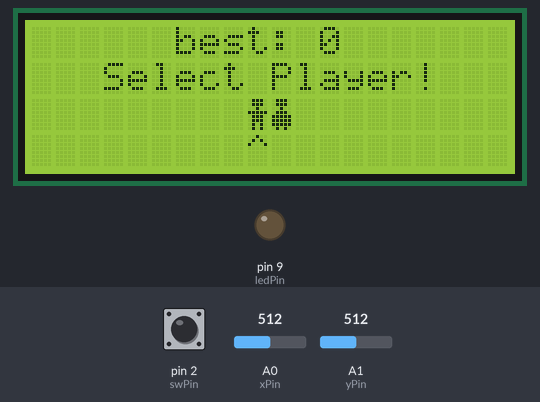
The sketch below on a simulated Arduino Uno, built with avr-gcc and run on an emulated ATmega328P. Parts: 20×4 character LCD, output pins drawn as LEDs (lit = HIGH). The inputs (shaded band) are chosen by the test bench; at power-on: pin 2 (swPin) HIGH, A1 (yPin) = 512, A0 (xPin) = 512. Random numbers use the default seed unless the sketch sets one.

Above: at 1.0 s.
1.1 s: pin 2 (swPin) pulled LOW for 0.15 s
At 2.6 s:
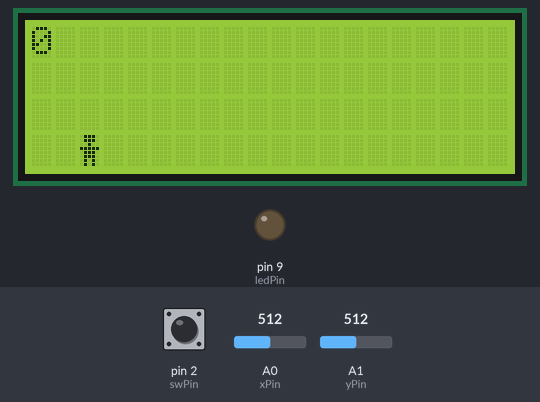
3.0 s: A1 (yPin) set to 932
At 4.3 s:
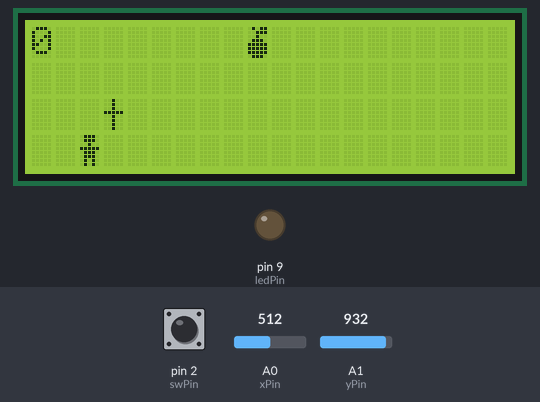
4.9 s: A1 (yPin) set to 963
At 5.02 s:
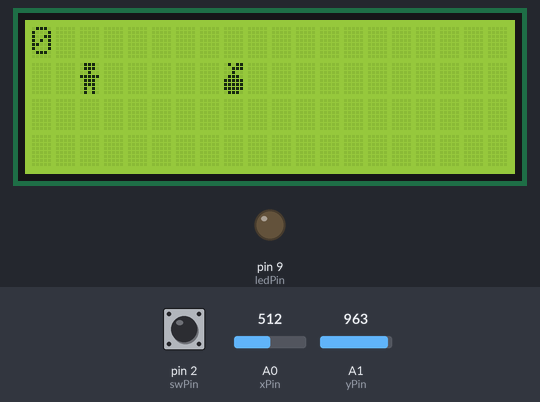
6.8 s: A0 (xPin) set to 892
9.8 s: A0 (xPin) set to 912
18.5 s: pin 2 (swPin) pulled LOW for 1 s
At 19.34 s:
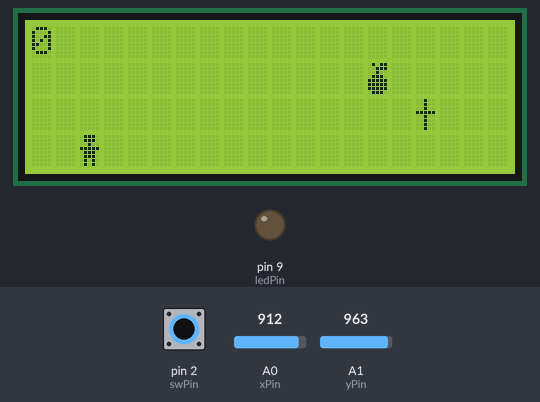
Timing chart, 0 to 21.5 s (numbered marks = the images above; inputs shaded):
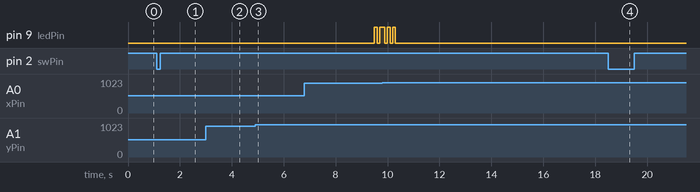

Measured:
- the behaviour switches between 950 and 951 on A1 (yPin) (found by bisection; images 2 and 3)
- after the input at 1.1 s, the display: first changes after 0.07 s (image 1 shows a later state)
- by itself, pin 9 (ledPin): alternates HIGH for 0.10 s and LOW for 0.10 s, 5 changes in all, then stays LOW
- what the display in image 2 shows lasts 0.7 s, from 3.8 s to 4.5 s

The sketch:

sketch_jul22a.ino
```cpp
#include <LiquidCrystal_I2C.h>
#include <EEPROM.h>

LiquidCrystal_I2C lcd(0x27, 20, 4);

#define MAX_SCREEN_X 19
#define MAX_SCREEN_Y 3
#define MIN_RENDER_COUNT 5
#define DEFAULT_RENDER_COUNT 20
#define CHARACTER_COUNT 2

void writeIntIntoEEPROM(int address, int number) {
  EEPROM.write(address, number >> 8);
  EEPROM.write(address + 1, number & 0xFF);
}

int readIntFromEEPROM(int address) {
  byte byte1 = EEPROM.read(address);
  byte byte2 = EEPROM.read(address + 1);

  return (byte1 << 8) + byte2;
}

int xPin = A0;      // Pin-Eingang für die horizontale Richtung vom Joystick
int yPin = A1;      // Pin-Eingang für die vertikale Richtung vom Joystick
int swPin = 2;      // Pin-Eingang vom Joystick, der prüft, ob gedrückt wi
int buttonPin = 3;  // Pin-Eingang für den Push-Button
int ledPin = 9;     // Pin-Ausgang für die LED

int jumpForce = 2;
int renderCount = DEFAULT_RENDER_COUNT;

int score = 0;

int selectedPlayer = 0;

int highScore = readIntFromEEPROM(0) < 0 ? 0 : readIntFromEEPROM(0);

byte manCharacters[CHARACTER_COUNT][8] = {
  { B01110, B01110, B00100, B11111, B01110, B01110, B01010, B01010 },
  { B01110,
    B01110,
    B00100,
    B01110,
    B11111,
    B11111,
    B11111,
    B01010 }
};

byte pointCharacter[8] = {
  B01011, B00111, B00100, B01110, B11111, B11111,
  B11111,
  B01110
};

byte enemyCharacter[8] = {
  B00100,
  B00100,
  B00100,
  B11111,
  B00100,
  B00100,
  B00100,
  B00100
};

byte background[8] = {
  B11111,
  B10001,
  B10001,
  B10001,
  B10001,
  B10001,
  B10001,
  B11111
};

byte pocal[8] = {
  B11111, B11111, B11111, B01110, B00100, B00100,
  B01110,
  B11111
};

struct MainMenu {
  void Run() {
    while (digitalRead(swPin) != LOW) {
      lcd.clear();
      lcd.setCursor(6, 0);
      lcd.print("best: ");
      lcd.print(highScore);
      lcd.setCursor(3, 1);
      lcd.print("Select Player!");
      int h = analogRead(xPin);

      if (h > 900) {
        selectedPlayer++;
      } else if (h < 100) {
        selectedPlayer--;
      }

      if (selectedPlayer > CHARACTER_COUNT - 1) selectedPlayer = CHARACTER_COUNT - 1;
      if (selectedPlayer < 0) selectedPlayer = 0;

      int offset = (int)(10 - CHARACTER_COUNT / 2);

      for (int i = 0; i < CHARACTER_COUNT; i++) {
        lcd.setCursor(offset + i, 2);
        lcd.write(byte(10 + i));  // Use write instead of print to display the custom character
      }

      lcd.setCursor(offset + selectedPlayer, 3);
      lcd.print("^");

      delay(100);
    }
    lcd.clear();
  }
};

MainMenu menu;

void setup() {
  lcd.init();
  lcd.backlight();

  lcd.createChar(0, enemyCharacter);
  lcd.createChar(1, pointCharacter);
  lcd.createChar(2, enemyCharacter);
  lcd.createChar(3, background);
  lcd.createChar(4, pocal);

  //set the chars
  lcd.createChar(10, manCharacters[0]);
  lcd.createChar(11, manCharacters[1]);

  pinMode(swPin, INPUT_PULLUP);
  pinMode(buttonPin, INPUT_PULLUP);
  pinMode(ledPin, OUTPUT);

  menu.Run();
  Draw();
}

void Clear() {
  lcd.clear();
}

void loop() {
  Update();
  delay(100);
}

struct Pos {
  int x = 0;
  int y = 0;

  Pos(int cx, int cy) {
    x = cx;
    y = cy;
  }

  bool canDraw() {
    //is in screen
    return x > -1 && x < 20 && y < 4 && y > -1;
  }

  bool collidesWith(Pos other) {
    //the same position
    return other.x == x && other.y == y;
  }
};

struct Player {
  Pos pos = { 2, MAX_SCREEN_Y };
  bool isColliding = true;

  // to jump smooth
  int jumpState = 0;

  bool canFallDown() {
    //on bottom of screen
    return pos.y < MAX_SCREEN_Y;
  }

  bool isCollidningWithGround() {
    //on bottom of the screen
    return pos.y == MAX_SCREEN_Y;
  }

  void checkHighScore() {
    if (score > highScore) {
      highScore = score;
      writeIntIntoEEPROM(0, highScore);
    }
  }

  void Update(int h, int v, bool jump) {

    // joystick is pressed or verticalInput is up
    if ((jump || v > 950) && isColliding) {
      pos.y--;
      jumpState = jumpForce;
    }

    //hump every frame while it is jumping
    if (jumpState-- > 0)
      pos.y--;

    else if (canFallDown())
      pos.y++;

    //horizontal movement

    if (h > 900 && pos.x < 19)
      pos.x++;

    if (h < 100 && pos.x > 0)
      pos.x--;

    //check colliding
    isColliding = isCollidningWithGround();

    checkHighScore();
  }
};

struct Ball {
  //random spawn
  Pos pos = { random(10, MAX_SCREEN_X), random(10, 4) };
  Pos renderPos = { pos.x, pos.y };

  int state = 15;

  void Update() {
    //smooth change position
    if (!pos.collidesWith(renderPos)) {
      if (pos.x > renderPos.x) renderPos.x++;
      if (pos.x < renderPos.x) renderPos.x--;
      if (pos.y > renderPos.y) renderPos.y++;
      if (pos.y < renderPos.y) renderPos.y--;
    }

    if (--state > 0) return;

    //random move
    pos = { random(0, MAX_SCREEN_X), random(0, 4) };

    //go to random position if it goes out of the screen
    if (!pos.canDraw())
      pos = { random(0, MAX_SCREEN_X), random(0, 4) };

    state = 15;
  }
};

struct Enemy {
  //random spawn
  Pos pos = { random(10, MAX_SCREEN_X), random(10, 4) };
  Pos renderPos = { pos.x, pos.y };

  int state = 10;

  void Update() {
    //smooth change position
    if (!pos.collidesWith(renderPos)) {
      if (pos.x > renderPos.x) renderPos.x++;
      if (pos.x < renderPos.x) renderPos.x--;
      if (pos.y > renderPos.y) renderPos.y++;
      if (pos.y < renderPos.y) renderPos.y--;
    }

    if (--state > 0) return;

    //random move
    pos = { random(0, MAX_SCREEN_X), random(0, 4) };

    //go to random position if it goes out of the screen
    if (!pos.canDraw())
      pos = { random(0, MAX_SCREEN_X), random(0, 4) };

    state = 10;
  }
};

Player player;
Ball ball;
Enemy enemy;

struct ScoreSystem {
  void Init() {
    ball.pos = { random(10, MAX_SCREEN_X), random(0, 4) };
    ball.renderPos = { ball.pos.x, ball.pos.y };
    enemy.pos = { random(10, MAX_SCREEN_X), random(0, 4) };
    enemy.renderPos = { enemy.pos.x, enemy.pos.y };
    player.pos = { 2, MAX_SCREEN_Y };
  }

  void Blink() {
    digitalWrite(ledPin, HIGH);
    delay(100);
    digitalWrite(ledPin, LOW);
    delay(100);
    digitalWrite(ledPin, HIGH);
    delay(100);
    digitalWrite(ledPin, LOW);
  }

  void Win() {
    Blink();

    // LED blink pattern for win animation
    for (int i = 0; i < 3; i++) {
      digitalWrite(ledPin, HIGH);
      delay(100);
      digitalWrite(ledPin, LOW);
      delay(100);
    }

    // Scroll "You Scored!" message
    lcd.clear();
    String message = "!!!You Scored!!!";
    message[0] = 4;
    message[1] = 4;
    message[2] = 4;
    message[13] = 4;
    message[14] = 4;
    message[15] = 4;
    for (int position = 0; position < 16; position++) {
      lcd.setCursor(position, 1);
      lcd.print(message);
      delay(200);
      lcd.clear();
    }

    // Display score
    score++;
    lcd.setCursor(6, 2);
    lcd.print("Score: ");
    lcd.print(score);
    delay(1000);
    digitalWrite(ledPin, LOW);

    // Make game faster
    if (renderCount > MIN_RENDER_COUNT) {
      renderCount--;
    }

    Clear();
    Init();
  }

  void Loose() {
    Blink();

    // LED blink pattern for loose animation
    for (int i = 0; i < 3; i++) {
      digitalWrite(ledPin, HIGH);
      delay(100);
      digitalWrite(ledPin, LOW);
      delay(100);
    }

    // Scroll "!!!You Lose!!!" message
    lcd.clear();
    String message = "!!!You Lose!!!";
    message[0] = 0;
    message[1] = 0;
    message[2] = 0;
    message[11] = 0;
    message[12] = 0;
    message[13] = 0;
    for (int position = 0; position < 16; position++) {
      lcd.setCursor(position, 1);
      lcd.print(message);
      delay(200);
      lcd.clear();
    }

    // Scroll "Score: X" message
    String scoreMessage = "Score: " + String(score);
    for (int position = 0; position < 16; position++) {
      lcd.setCursor(position, 2);
      lcd.print(scoreMessage);
      delay(200);
      lcd.clear();
    }

    // Final display of the loose message and score without scrolling
    lcd.setCursor(2, 1);
    lcd.print(message);
    lcd.setCursor(6, 2);
    lcd.print("Score: ");
    lcd.print(score);
    delay(2000);
    digitalWrite(ledPin, LOW);

    // Reset score and render count
    score = 0;
    renderCount = DEFAULT_RENDER_COUNT;

    menu.Run();
    Clear();
    Init();
  }
};

ScoreSystem scoreSystem;

void Update() {
  int h = analogRead(xPin);               // get the horizontal joystick input
  int v = analogRead(yPin);               // get the vertical joystick input
  bool jump = digitalRead(swPin) == LOW;  // check if the joystick button is pressed

  player.Update(h, v, jump);

  //collids with ball
  if (player.pos.collidesWith(ball.renderPos)) {
    scoreSystem.Win();
  }

  //collides with enemy
  if (player.pos.collidesWith(enemy.renderPos)) {
    scoreSystem.Loose();
  }

  ball.Update();

  enemy.Update();

  Draw();
}

void Draw() {
  lcd.noCursor();
  Clear();
  lcd.home();
  lcd.print(score);

  if (enemy.renderPos.canDraw()) {  // Check if enemy can be drawn
    lcd.setCursor(enemy.renderPos.x, enemy.renderPos.y);
    lcd.write(byte(0));  // Write the enemy character
  }

  if (ball.renderPos.canDraw()) {
    lcd.setCursor(ball.renderPos.x, ball.renderPos.y);
    lcd.write(byte(1));
  }

  if (player.pos.canDraw()) {
    lcd.setCursor(player.pos.x, player.pos.y);
    lcd.write(byte(selectedPlayer + 10));
  }
}
```
